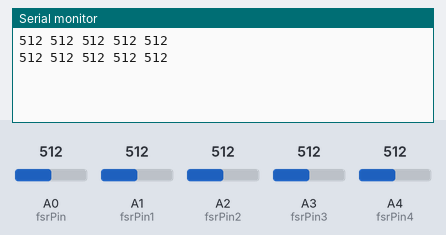
The sketch below on a simulated Arduino Uno, built with avr-gcc and run on an emulated ATmega328P. Parts: the last lines printed to the serial monitor. Inputs (shaded band) come from the test bench; at power-on: A0 (fsrPin) = 512, A1 (fsrPin1) = 512, A2 (fsrPin2) = 512, A3 (fsrPin3) = 512, A4 (fsrPin4) = 512.

Above: at 1.3 s.
1.4 s: A0 (fsrPin) set to 716
At 1.9 s:
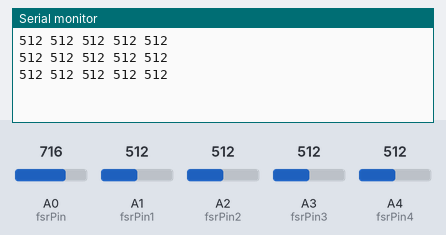
2.9 s: A1 (fsrPin1) set to 716
At 3.4 s:
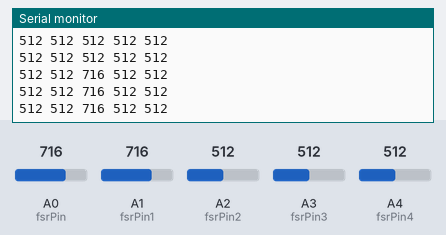
4.4 s: A2 (fsrPin2) set to 716
At 4.9 s:
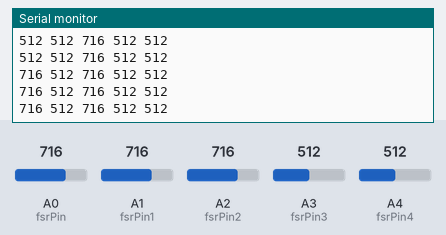
5.9 s: A3 (fsrPin3) set to 716
At 6.4 s:
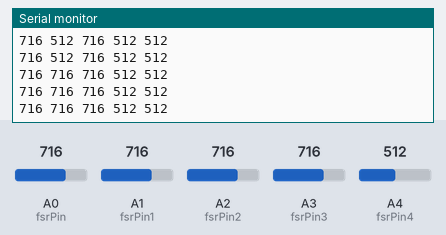
7.4 s: A4 (fsrPin4) set to 716
At 7.9 s:
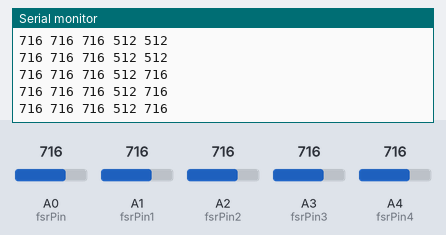
8.9 s: A0 (fsrPin) set to 992
At 9.4 s:
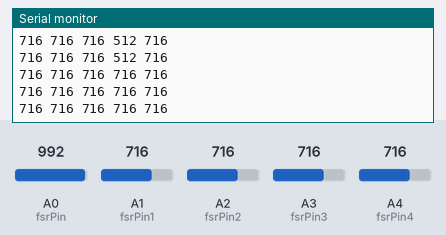
Timing chart, 0 to 11.4 s (numbered marks = the images above; inputs shaded):
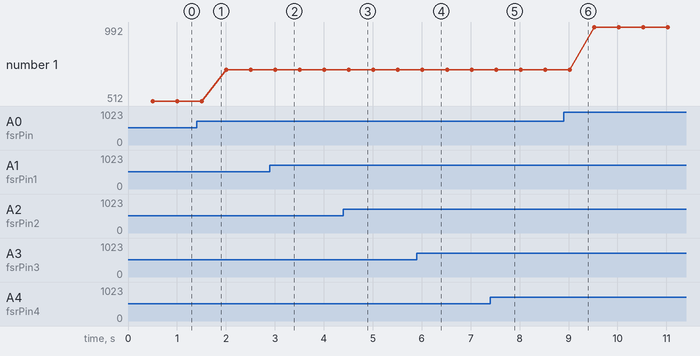

Measured:
- plotted number 1: 512 → 716 after the input at 1.4 s, 716 → 992 after the input at 8.9 s

The sketch:

sketch_dec24a.ino
```cpp
int fsrPin = 0;     // the FSR and 10K pulldown are connected to a0
int fsrReading;     // the analog reading from the FSR resistor divider

int fsrPin1 = 1;     // the FSR and 10K pulldown are connected to a0
int fsrReading1;


int fsrPin2 = 2;     // the FSR and 10K pulldown are connected to a0
int fsrReading2;


int fsrPin3 = 3;     // the FSR and 10K pulldown are connected to a0
int fsrReading3;


int fsrPin4 = 4;     // the FSR and 10K pulldown are connected to a0
int fsrReading4;

void setup(void) {
  Serial.begin(9600);
}

void loop(void) {
  fsrReading = analogRead(fsrPin);
//   fsrReading1 = analogRead(fsrPin1);


//  Serial.print("Analog reading = ");
//  Serial.print(fsrReading);     // print the raw analog reading
//
//  if (fsrReading < 10) {
//    Serial.println(" - No pressure");
//  } else if (fsrReading < 200) {
//    Serial.println(" - Light touch");
//  } else if (fsrReading < 500) {
//    Serial.println(" - Light squeeze");
//  } else if (fsrReading < 800) {
//    Serial.println(" - Medium squeeze");
//  } else {
//    Serial.println(" - Big squeeze");
//  }
//  delay(1000);

    fsrReading1 = analogRead(fsrPin1);

//  Serial.print("Analog reading1 = ");
//  Serial.print(fsrReading1);     // print the raw analog reading
//
//  if (fsrReading1 < 10) {
//    Serial.println(" - No pressure");
//  } else if (fsrReading1 < 200) {
//    Serial.println(" - Light touch");
//  } else if (fsrReading1 < 500) {
//    Serial.println(" - Light squeeze");
//  } else if (fsrReading1 < 800) {
//    Serial.println(" - Medium squeeze");
//  } else {
//    Serial.println(" - Big squeeze");
//  }
//  delay(1000);


  fsrReading2 = analogRead(fsrPin2);

//  Serial.print("Analog reading2 = ");
//  Serial.print(fsrReading2);     // print the raw analog reading
//
//  if (fsrReading2 < 10) {
//    Serial.println(" - No pressure");
//  } else if (fsrReading2 < 200) {
//    Serial.println(" - Light touch");
//  } else if (fsrReading2 < 500) {
//    Serial.println(" - Light squeeze");
//  } else if (fsrReading2 < 800) {
//    Serial.println(" - Medium squeeze");
//  } else {
//    Serial.println(" - Big squeeze");
//  }
//  delay(1000);


  fsrReading3 = analogRead(fsrPin3);

//  Serial.print("Analog reading3 = ");
//  Serial.print(fsrReading3);     // print the raw analog reading
//
//  if (fsrReading3 < 10) {
//    Serial.println(" - No pressure");
//  } else if (fsrReading3 < 200) {
//    Serial.println(" - Light touch");
//  } else if (fsrReading3 < 500) {
//    Serial.println(" - Light squeeze");
//  } else if (fsrReading3 < 800) {
//    Serial.println(" - Medium squeeze");
//  } else {
//    Serial.println(" - Big squeeze");
//  }
//  delay(1000);


  fsrReading4 = analogRead(fsrPin4);

//  Serial.print("Analog reading4 = ");
//  Serial.print(fsrReading4);     // print the raw analog reading
//
//  if (fsrReading4 < 10) {
//    Serial.println(" - No pressure");
//  } else if (fsrReading4 < 200) {
//    Serial.println(" - Light touch");
//  } else if (fsrReading4 < 500) {
//    Serial.println(" - Light squeeze");
//  } else if (fsrReading4 < 800) {
//    Serial.println(" - Medium squeeze");
//  } else {
//    Serial.println(" - Big squeeze");
//  }
  delay(500);

  Serial.print(fsrReading1);
  Serial.print(" ");
  Serial.print(fsrReading2);
  Serial.print(" ");
  Serial.print(fsrReading);
  Serial.print(" ");
  Serial.print(fsrReading4);
  Serial.print(" ");
  Serial.println(fsrReading3);


}
```
